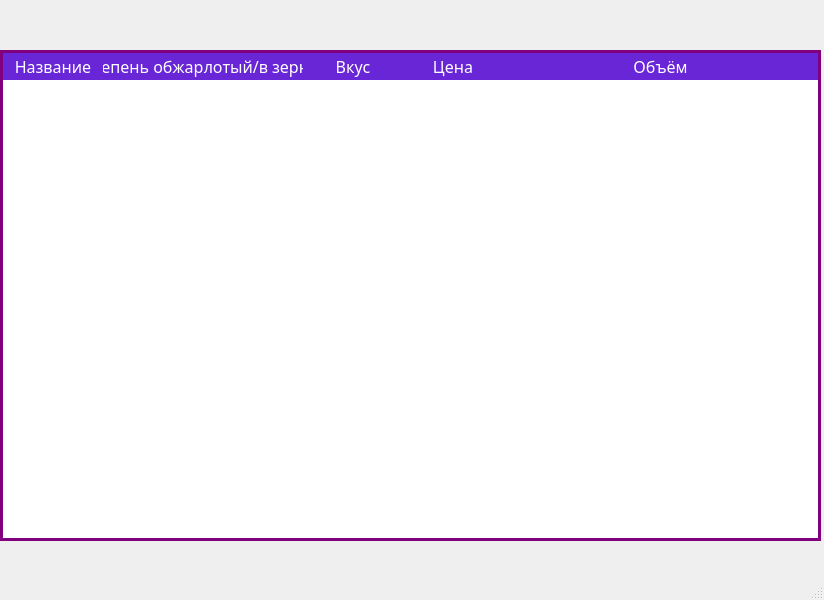
<?xml version="1.0" encoding="UTF-8"?>
<ui version="4.0">
 <class>MainWindow</class>
 <widget class="QMainWindow" name="MainWindow">
  <property name="geometry">
   <rect>
    <x>0</x>
    <y>0</y>
    <width>824</width>
    <height>600</height>
   </rect>
  </property>
  <property name="windowTitle">
   <string>MainWindow</string>
  </property>
  <widget class="QWidget" name="centralwidget">
   <widget class="QTableWidget" name="tableWidget">
    <property name="geometry">
     <rect>
      <x>0</x>
      <y>50</y>
      <width>821</width>
      <height>491</height>
     </rect>
    </property>
    <property name="font">
     <font>
      <family>VAG World</family>
      <pointsize>12</pointsize>
     </font>
    </property>
    <property name="styleSheet">
     <string notr="true">QHeaderView::section {
	font: 75 12pt &quot;VAG World&quot;;
	background-color: #6926D7;
	color: white;
	border:none;
}
QHeaderView{
	font: 75 12pt &quot;VAG World&quot;;
	background-color: #6926D7;
	color: white
}
QHeaderView::section:hover{
    background-color	: #6926D7;
}
QTableWidget {
	border: 3px solid #800080;

}
</string>
    </property>
    <attribute name="horizontalHeaderCascadingSectionResizes">
     <bool>false</bool>
    </attribute>
    <attribute name="horizontalHeaderShowSortIndicator" stdset="0">
     <bool>false</bool>
    </attribute>
    <attribute name="horizontalHeaderStretchLastSection">
     <bool>true</bool>
    </attribute>
    <column>
     <property name="text">
      <string>Название</string>
     </property>
    </column>
    <column>
     <property name="text">
      <string>Степень обжарки</string>
     </property>
    </column>
    <column>
     <property name="text">
      <string>Молотый/в зернах</string>
     </property>
    </column>
    <column>
     <property name="text">
      <string>Вкус</string>
     </property>
    </column>
    <column>
     <property name="text">
      <string>Цена</string>
     </property>
    </column>
    <column>
     <property name="text">
      <string>Объём</string>
     </property>
    </column>
   </widget>
  </widget>
  <widget class="QMenuBar" name="menubar">
   <property name="geometry">
    <rect>
     <x>0</x>
     <y>0</y>
     <width>824</width>
     <height>21</height>
    </rect>
   </property>
  </widget>
  <widget class="QStatusBar" name="statusbar"/>
 </widget>
 <resources/>
 <connections/>
</ui>
